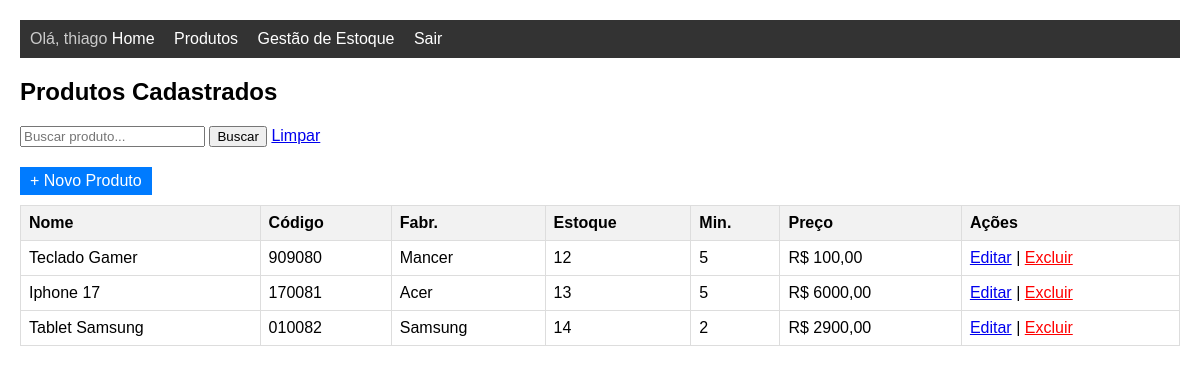
The page /produtos/ (signed in) on the database its author committed.
### estoque/models.py (models this page shows, shortened)
class Produto(models.Model):
    TIPOS_CHOICES = [
        ('SMARTPHONE', 'Smartphone'),
        ('NOTEBOOK', 'Notebook'),
        ('TABLET', 'Tablet'),
        ('SMARTTV', 'Smart TV'),
        ('ACESSORIO', 'Acessório'),
        ('OUTRO', 'Outro'),
    ]
    nome = models.CharField(max_length=100)
    codigo = models.CharField(max_length=50, unique=True)
    fabricante = models.CharField(max_length=100)
    tipo = models.CharField(max_length=20, choices=TIPOS_CHOICES, default='OUTRO')
    especificacoes = models.TextField(verbose_name="Especificações Técnicas", help_text="Descreva processador, RAM, cor, voltagem, etc.")
    preco = models.DecimalField(max_digits=10, decimal_places=2)
    quantidade = models.IntegerField(default=0)
    estoque_minimo = models.IntegerField(default=5)
    criado_em = models.DateTimeField(auto_now_add=True)

### estoque/views.py (the view)
# urls.py: path('produtos/', views.produto_lista, name='produto_lista'),
@login_required
def produto_lista(request):
    termo = request.GET.get('busca')
    if termo:
        produtos = Produto.objects.filter(nome__icontains=termo)
    else:
        produtos = Produto.objects.all()
    return render(request, 'produto_lista.html', {'produtos': produtos})

### templates/produto_lista.html
{% extends 'base.html' %}
{% block content %}
<h2>Produtos Cadastrados</h2>
<form method="get" style="margin-bottom: 20px;">
    <input type="text" name="busca" placeholder="Buscar produto...">
    <button type="submit">Buscar</button>
    <a href="{% url 'produto_lista' %}">Limpar</a>
</form>
<a href="{% url 'produto_criar' %}" class="btn" style="margin-bottom: 10px; display:inline-block;">+ Novo Produto</a>
<table>
    <thead>
        <tr>
            <th>Nome</th>
            <th>Código</th>
            <th>Fabr.</th>
            <th>Estoque</th>
            <th>Min.</th>
            <th>Preço</th>
            <th>Ações</th>
        </tr>
    </thead>
    <tbody>
        {% for p in produtos %}
        <tr>
            <td>{{ p.nome }}</td>
            <td>{{ p.codigo }}</td>
            <td>{{ p.fabricante }}</td>
            <td>{{ p.quantidade }}</td>
            <td>{{ p.estoque_minimo }}</td>
            <td>R$ {{ p.preco }}</td>
            <td>
                <a href="{% url 'produto_editar' p.pk %}">Editar</a> |
                <a href="{% url 'produto_deletar' p.pk %}" style="color:red;">Excluir</a>
            </td>
        </tr>
        {% empty %}
        <tr><td colspan="7">Nenhum produto encontrado.</td></tr>
        {% endfor %}
    </tbody>
</table>
{% endblock %}

### templates/base.html (shortened to what this page needs)
<!DOCTYPE html>
<html>
<head>
</head>
<body>
    {% if user.is_authenticated %}
    <nav>
        <span style="color: #ccc;">Olá, {{ user.username }}</span>
        <a href="{% url 'home' %}">Home</a>
        <a href="{% url 'produto_lista' %}">Produtos</a>
        <a href="{% url 'gestao_estoque' %}">Gestão de Estoque</a>
        <a href="{% url 'logout' %}">Sair</a>
    </nav>
    {% endif %}
    {% block content %}{% endblock %}
</body>
</html>

### templates/base.html (style rules this page uses)
body { font-family: sans-serif; margin: 20px; }
nav { background: #333; padding: 10px; margin-bottom: 20px; }
nav a { color: white; margin-right: 15px; text-decoration: none; }
table { width: 100%; border-collapse: collapse; }
th, td { border: 1px solid #ddd; padding: 8px; text-align: left; }
th { background-color: #f2f2f2; }
.btn { padding: 5px 10px; background: #007bff; color: white; text-decoration: none; cursor: pointer; }

### rows shown on the page
Produto: nome "Teclado Gamer", codigo "909080", fabricante "Mancer", quantidade "12", estoque_minimo "5", preco "100,00"
Produto: nome "Iphone 17", codigo "170081", fabricante "Acer", quantidade "13", estoque_minimo "5", preco "6000,00"
Produto: nome "Tablet Samsung", codigo "010082", fabricante "Samsung", quantidade "14", estoque_minimo "2", preco "2900,00"

### other values the page prints
{{ user.username }} "thiago"
